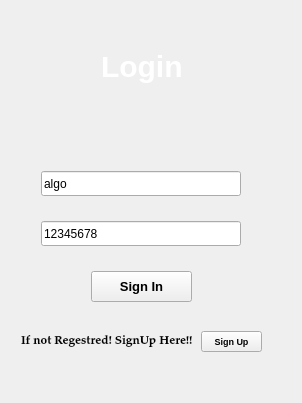
<?xml version="1.0" encoding="UTF-8"?>
<ui version="4.0">
 <class>Form</class>
 <widget class="QWidget" name="Form">
  <property name="geometry">
   <rect>
    <x>0</x>
    <y>0</y>
    <width>302</width>
    <height>403</height>
   </rect>
  </property>
  <property name="maximumSize">
   <size>
    <width>814</width>
    <height>16777215</height>
   </size>
  </property>
  <property name="windowTitle">
   <string>Form</string>
  </property>
  <layout class="QGridLayout" name="gridLayout">
   <item row="0" column="0">
    <widget class="QWidget" name="login" native="true">
     <property name="minimumSize">
      <size>
       <width>100</width>
       <height>0</height>
      </size>
     </property>
     <property name="maximumSize">
      <size>
       <width>284</width>
       <height>16777215</height>
      </size>
     </property>
     <property name="baseSize">
      <size>
       <width>0</width>
       <height>0</height>
      </size>
     </property>
     <property name="styleSheet">
      <string notr="true"/>
     </property>
     <widget class="QLabel" name="label_2">
      <property name="geometry">
       <rect>
        <x>90</x>
        <y>35</y>
        <width>101</width>
        <height>41</height>
       </rect>
      </property>
      <property name="font">
       <font>
        <pointsize>-1</pointsize>
        <weight>75</weight>
        <bold>true</bold>
       </font>
      </property>
      <property name="styleSheet">
       <string notr="true">#label_2{
font-weight:bold;
font-size:30px;
color:white

}</string>
      </property>
      <property name="text">
       <string>Login</string>
      </property>
     </widget>
     <widget class="QPushButton" name="pblogSignIn">
      <property name="geometry">
       <rect>
        <x>80</x>
        <y>260</y>
        <width>101</width>
        <height>31</height>
       </rect>
      </property>
      <property name="font">
       <font>
        <family>Nirmala UI</family>
        <pointsize>10</pointsize>
        <weight>75</weight>
        <bold>true</bold>
       </font>
      </property>
      <property name="styleSheet">
       <string notr="true"/>
      </property>
      <property name="text">
       <string>Sign In</string>
      </property>
     </widget>
     <widget class="QLineEdit" name="leUsername">
      <property name="geometry">
       <rect>
        <x>30</x>
        <y>160</y>
        <width>200</width>
        <height>25</height>
       </rect>
      </property>
      <property name="minimumSize">
       <size>
        <width>200</width>
        <height>0</height>
       </size>
      </property>
      <property name="styleSheet">
       <string notr="true"/>
      </property>
      <property name="text">
       <string>algo</string>
      </property>
      <property name="placeholderText">
       <string>UserName</string>
      </property>
      <property name="cursorMoveStyle">
       <enum>Qt::LogicalMoveStyle</enum>
      </property>
     </widget>
     <widget class="QLineEdit" name="lePW">
      <property name="geometry">
       <rect>
        <x>30</x>
        <y>210</y>
        <width>200</width>
        <height>25</height>
       </rect>
      </property>
      <property name="minimumSize">
       <size>
        <width>200</width>
        <height>0</height>
       </size>
      </property>
      <property name="styleSheet">
       <string notr="true"/>
      </property>
      <property name="text">
       <string>12345678</string>
      </property>
      <property name="placeholderText">
       <string>Password</string>
      </property>
      <property name="cursorMoveStyle">
       <enum>Qt::LogicalMoveStyle</enum>
      </property>
     </widget>
     <widget class="QLabel" name="label_3">
      <property name="geometry">
       <rect>
        <x>10</x>
        <y>320</y>
        <width>171</width>
        <height>20</height>
       </rect>
      </property>
      <property name="font">
       <font>
        <family>Palatino Linotype</family>
        <weight>75</weight>
        <bold>true</bold>
       </font>
      </property>
      <property name="text">
       <string>If not Regestred! SignUp Here!!!</string>
      </property>
     </widget>
     <widget class="QPushButton" name="pblogSignUp">
      <property name="geometry">
       <rect>
        <x>190</x>
        <y>320</y>
        <width>61</width>
        <height>21</height>
       </rect>
      </property>
      <property name="font">
       <font>
        <family>Nirmala UI</family>
        <pointsize>7</pointsize>
        <weight>75</weight>
        <bold>true</bold>
       </font>
      </property>
      <property name="styleSheet">
       <string notr="true"/>
      </property>
      <property name="text">
       <string>Sign Up</string>
      </property>
     </widget>
    </widget>
   </item>
  </layout>
 </widget>
 <resources/>
 <connections/>
</ui>
